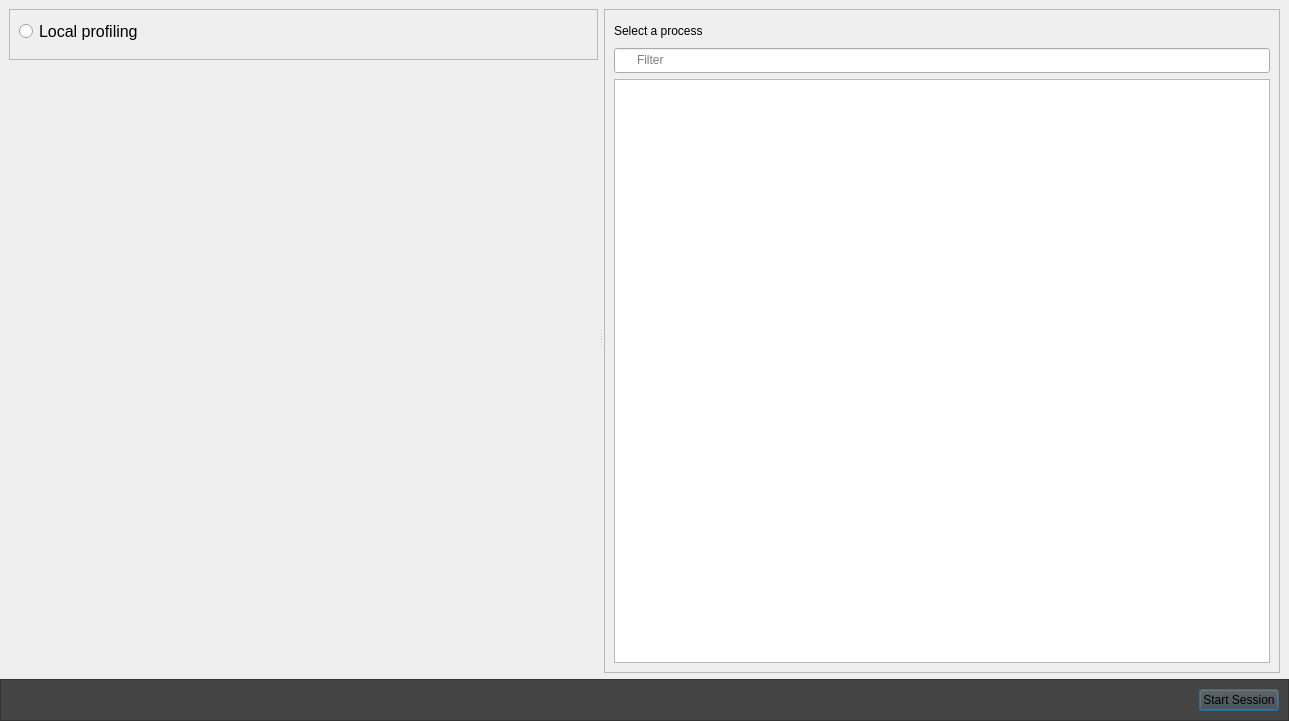
<?xml version="1.0" encoding="UTF-8"?>
<ui version="4.0">
 <class>SessionSetupDialog</class>
 <widget class="QDialog" name="SessionSetupDialog">
  <property name="geometry">
   <rect>
    <x>0</x>
    <y>0</y>
    <width>1289</width>
    <height>721</height>
   </rect>
  </property>
  <property name="windowTitle">
   <string/>
  </property>
  <property name="accessibleName">
   <string>Orbit Profiler</string>
  </property>
  <property name="styleSheet">
   <string notr="true">QLineEdit {
	background-image: url(:/actions/search_small_offset);
	background-position: left center;
	background-repeat: no-repeat;
	height: 22px;
	padding-left: 20px;
	padding-bottom: 1px;
}</string>
  </property>
  <layout class="QGridLayout" name="gridLayout_2">
   <property name="leftMargin">
    <number>0</number>
   </property>
   <property name="topMargin">
    <number>0</number>
   </property>
   <property name="rightMargin">
    <number>0</number>
   </property>
   <property name="bottomMargin">
    <number>0</number>
   </property>
   <item row="0" column="0">
    <layout class="QVBoxLayout" name="verticalLayout_4" stretch="1,0">
     <property name="leftMargin">
      <number>0</number>
     </property>
     <property name="topMargin">
      <number>0</number>
     </property>
     <property name="rightMargin">
      <number>0</number>
     </property>
     <item>
      <widget class="QSplitter" name="splitter">
       <property name="orientation">
        <enum>Qt::Horizontal</enum>
       </property>
       <property name="handleWidth">
        <number>6</number>
       </property>
       <widget class="QFrame" name="frame">
        <property name="sizePolicy">
         <sizepolicy hsizetype="Preferred" vsizetype="Preferred">
          <horstretch>3</horstretch>
          <verstretch>0</verstretch>
         </sizepolicy>
        </property>
        <property name="frameShape">
         <enum>QFrame::NoFrame</enum>
        </property>
        <property name="frameShadow">
         <enum>QFrame::Raised</enum>
        </property>
        <property name="lineWidth">
         <number>0</number>
        </property>
        <layout class="QVBoxLayout" name="verticalLayout" stretch="1,0,1,0">
         <property name="rightMargin">
          <number>0</number>
         </property>
         <property name="bottomMargin">
          <number>0</number>
         </property>
         <item>
          <widget class="QFrame" name="localFrame">
           <property name="sizePolicy">
            <sizepolicy hsizetype="Preferred" vsizetype="Fixed">
             <horstretch>0</horstretch>
             <verstretch>0</verstretch>
            </sizepolicy>
           </property>
           <property name="visible">
            <bool>true</bool>
           </property>
           <property name="frameShape">
            <enum>QFrame::StyledPanel</enum>
           </property>
           <property name="frameShadow">
            <enum>QFrame::Raised</enum>
           </property>
           <layout class="QVBoxLayout" name="verticalLayout_6">
            <item>
             <layout class="QHBoxLayout" name="horizontalLayout">
              <item>
               <widget class="QRadioButton" name="localProfilingRadioButton">
                <property name="font">
                 <font>
                  <pointsize>12</pointsize>
                 </font>
                </property>
                <property name="text">
                 <string>Local profiling</string>
                </property>
               </widget>
              </item>
              <item>
               <spacer name="horizontalSpacer">
                <property name="orientation">
                 <enum>Qt::Horizontal</enum>
                </property>
                <property name="sizeHint" stdset="0">
                 <size>
                  <width>0</width>
                  <height>20</height>
                 </size>
                </property>
               </spacer>
              </item>
              <item>
               <widget class="QLabel" name="localProfilingStatusMessage">
                <property name="text">
                 <string/>
                </property>
               </widget>
              </item>
             </layout>
            </item>
            <item>
             <widget class="orbit_session_setup::ProcessLauncherWidget" name="processLauncherWidget" native="true"/>
            </item>
           </layout>
          </widget>
         </item>
         <item>
          <widget class="orbit_session_setup::ConnectToStadiaWidget" name="stadiaWidget" native="true"/>
         </item>
         <item>
          <widget class="orbit_capture_file_info::LoadCaptureWidget" name="loadCaptureWidget" native="true"/>
         </item>
         <item>
          <widget class="orbit_session_setup::ProcessLauncherWidget" name="widget" native="true"/>
         </item>
        </layout>
       </widget>
       <widget class="QFrame" name="frame_4">
        <property name="sizePolicy">
         <sizepolicy hsizetype="Preferred" vsizetype="Preferred">
          <horstretch>2</horstretch>
          <verstretch>0</verstretch>
         </sizepolicy>
        </property>
        <property name="frameShape">
         <enum>QFrame::NoFrame</enum>
        </property>
        <property name="frameShadow">
         <enum>QFrame::Raised</enum>
        </property>
        <property name="lineWidth">
         <number>0</number>
        </property>
        <layout class="QGridLayout" name="gridLayout_3">
         <property name="leftMargin">
          <number>0</number>
         </property>
         <property name="topMargin">
          <number>9</number>
         </property>
         <property name="rightMargin">
          <number>9</number>
         </property>
         <property name="bottomMargin">
          <number>0</number>
         </property>
         <item row="0" column="0">
          <widget class="QFrame" name="processesFrame">
           <property name="accessibleName">
            <string>ProcessesFrame</string>
           </property>
           <property name="frameShape">
            <enum>QFrame::StyledPanel</enum>
           </property>
           <property name="frameShadow">
            <enum>QFrame::Raised</enum>
           </property>
           <layout class="QVBoxLayout" name="verticalLayout_3">
            <item>
             <widget class="QLabel" name="selectProcessLabel">
              <property name="minimumSize">
               <size>
                <width>0</width>
                <height>23</height>
               </size>
              </property>
              <property name="text">
               <string>Select a process</string>
              </property>
             </widget>
            </item>
            <item>
             <widget class="QLineEdit" name="processFilterLineEdit">
              <property name="accessibleName">
               <string>FilterProcesses</string>
              </property>
              <property name="placeholderText">
               <string>Filter</string>
              </property>
              <property name="clearButtonEnabled">
               <bool>true</bool>
              </property>
             </widget>
            </item>
            <item>
             <widget class="QFrame" name="frame2">
              <layout class="QVBoxLayout" name="verticalLayout_2">
               <property name="leftMargin">
                <number>0</number>
               </property>
               <property name="topMargin">
                <number>0</number>
               </property>
               <property name="rightMargin">
                <number>0</number>
               </property>
               <property name="bottomMargin">
                <number>0</number>
               </property>
               <item>
                <widget class="QTableView" name="processesTableView">
                 <property name="enabled">
                  <bool>true</bool>
                 </property>
                 <property name="focusPolicy">
                  <enum>Qt::NoFocus</enum>
                 </property>
                 <property name="accessibleName">
                  <string>ProcessList</string>
                 </property>
                 <property name="alternatingRowColors">
                  <bool>true</bool>
                 </property>
                 <property name="selectionMode">
                  <enum>QAbstractItemView::SingleSelection</enum>
                 </property>
                 <property name="selectionBehavior">
                  <enum>QAbstractItemView::SelectRows</enum>
                 </property>
                 <property name="showGrid">
                  <bool>false</bool>
                 </property>
                </widget>
               </item>
              </layout>
              <widget class="orbit_session_setup::OverlayWidget" name="processesTableOverlay" native="true">
               <property name="geometry">
                <rect>
                 <x>0</x>
                 <y>0</y>
                 <width>100</width>
                 <height>30</height>
                </rect>
               </property>
               <property name="visible">
                <bool>false</bool>
               </property>
               <property name="accessibleName">
                <string>ProcessListOverlay</string>
               </property>
              </widget>
             </widget>
            </item>
           </layout>
          </widget>
         </item>
        </layout>
       </widget>
      </widget>
     </item>
     <item>
      <widget class="QFrame" name="frame_2">
       <property name="styleSheet">
        <string notr="true">background-color: rgb(68, 68, 68)</string>
       </property>
       <property name="frameShape">
        <enum>QFrame::StyledPanel</enum>
       </property>
       <property name="frameShadow">
        <enum>QFrame::Raised</enum>
       </property>
       <layout class="QHBoxLayout" name="horizontalLayout_3" stretch="1,0,0">
        <item>
         <spacer name="horizontalSpacer_3">
          <property name="orientation">
           <enum>Qt::Horizontal</enum>
          </property>
          <property name="sizeHint" stdset="0">
           <size>
            <width>0</width>
            <height>0</height>
           </size>
          </property>
         </spacer>
        </item>
        <item>
         <widget class="orbit_session_setup::TargetLabel" name="targetLabel" native="true"/>
        </item>
        <item>
         <widget class="QPushButton" name="confirmButton">
          <property name="accessibleName">
           <string>StartOrbit</string>
          </property>
          <property name="text">
           <string>Start Session</string>
          </property>
         </widget>
        </item>
       </layout>
      </widget>
     </item>
    </layout>
   </item>
  </layout>
 </widget>
 <customwidgets>
  <customwidget>
   <class>orbit_session_setup::OverlayWidget</class>
   <extends>QWidget</extends>
   <header>SessionSetup/OverlayWidget.h</header>
   <container>1</container>
  </customwidget>
  <customwidget>
   <class>orbit_session_setup::ConnectToStadiaWidget</class>
   <extends>QWidget</extends>
   <header>SessionSetup/ConnectToStadiaWidget.h</header>
  </customwidget>
  <customwidget>
   <class>orbit_capture_file_info::LoadCaptureWidget</class>
   <extends>QWidget</extends>
   <header>CaptureFileInfo/LoadCaptureWidget.h</header>
  </customwidget>
  <customwidget>
   <class>orbit_session_setup::TargetLabel</class>
   <extends>QWidget</extends>
   <header>SessionSetup/TargetLabel.h</header>
  </customwidget>
  <customwidget>
   <class>orbit_session_setup::ProcessLauncherWidget</class>
   <extends>QWidget</extends>
   <header>SessionSetup/ProcessLauncherWidget.h</header>
   <container>1</container>
  </customwidget>
 </customwidgets>
 <resources>
  <include location="../../icons/orbiticons.qrc"/>
 </resources>
 <connections>
  <connection>
   <sender>processFilterLineEdit</sender>
   <signal>returnPressed()</signal>
   <receiver>confirmButton</receiver>
   <slot>click()</slot>
   <hints>
    <hint type="sourcelabel">
     <x>1106</x>
     <y>64</y>
    </hint>
    <hint type="destinationlabel">
     <x>1229</x>
     <y>693</y>
    </hint>
   </hints>
  </connection>
 </connections>
</ui>
